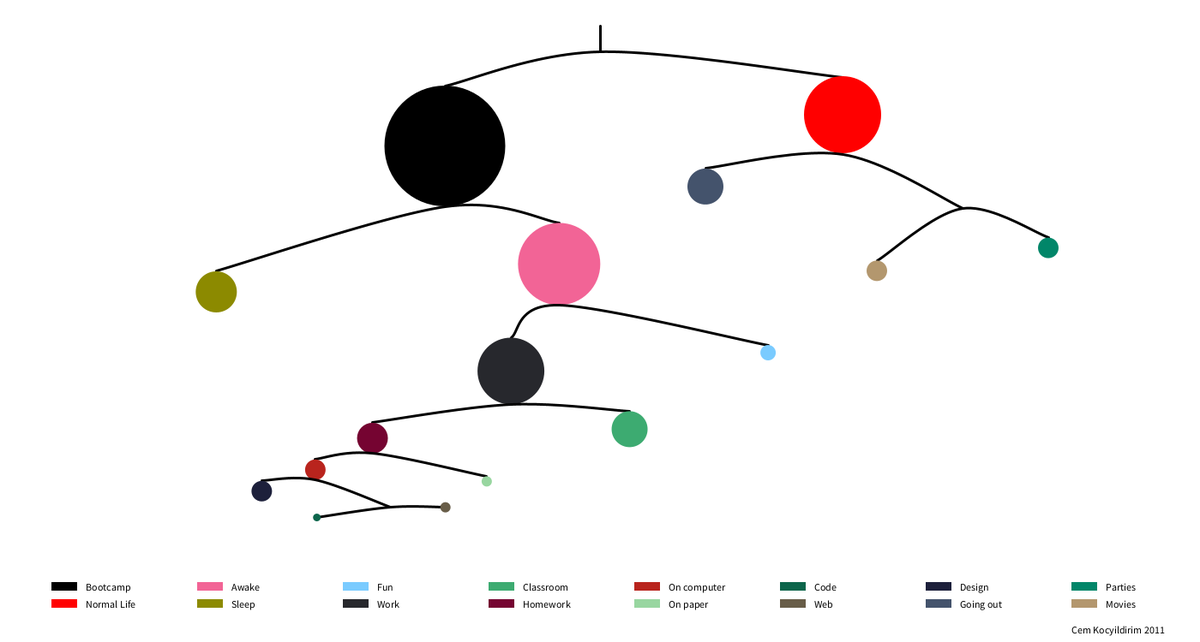
Frame 1 (no input)
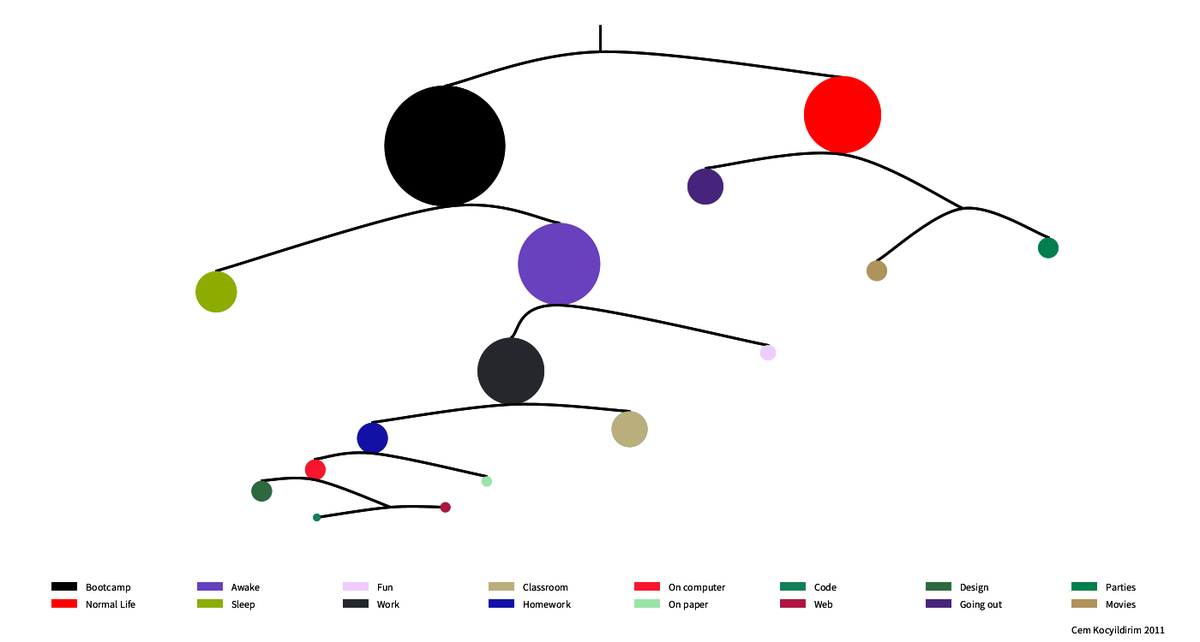
Frame 2 (the mouse pressed at the canvas centre, redrawn once)

The Processing sketch that drew these frames (run headless with seeded random() and noise(); the mouse was pressed at the canvas centre and the sketch redrawn once):

// Processing sketch: processing_34133
// ── processing_34133.pde

float sleep=8;
float work=13;
float code=1.5;
float web=2;
float computer=4;
float classroom=7;
float go_out=7;
float party=4;
float movie=4;
int p=2;                 //coefficient
int k=6;                 // coef.
float x;                 //to make things easier  curve vertex first
float y;                 //to make things easier
float x2;                //to make things easier  curve vertex last
float y2;                //to make things easier     

float xx;               // Normal life part variables
float yy;
float xx2;
float yy2;

float homework=work-classroom;
float design=homework-code-web;
float paper=homework-computer;
float awake=24-sleep;
float fun=awake-work;

float aw=random(0,30);
float sl=random(50,150);
float wo=random(0,40);
float fu=random(30,100);

float cl=random(25);
float ho=random(25);
float co=random(15);
float pa=random(10,40);
float cod=random(15,30);
float we=random(10,30);
float des=random(5);

float par=random(60,90);
float go=random(10,30);
float mo=random(20,50);


void setup() {
  size(1400,750);
  background(255);
  smooth();
  noLoop();
}

void draw() {
 strokeWeight(3);
 stroke(0);
 line(width/2,30,width/2,60); 
 noFill();
 beginShape();
 curveVertex(width/2-181,100);
 curveVertex(width/2-181,100);
 curveVertex(width/2,60);
 curveVertex(width/2+283,90);
 curveVertex(width/2+283,90);
 endShape();
// line(width/2+283,120,width/2+283,120+50);
// line(width/2-181,170,width/2-181,170+50);
noStroke();
fill (0,0,0);
  ellipse(width/2-181,100+70.5/2*p,70.5*p,70.5*p);   //Black Bootcamp Circle
fill(255,0,0);  
  rect(100-40,height-50,30,10);
  ellipse(width/2+283,90+45/2*p,45*p,45*p);
  graph_key();
  println(randomY(0,120));
  
  
 ///////////////////...........................................................AWAKE and SLEEP
   noFill();
   stroke(0);
   x=width/2-181+xbig(awake,sleep,400) ;
   y=100+70.5*p+aw ;
   x2=width/2-181-xsmall(awake,sleep,400);
   y2=100+70.5*p+sl ;
   beginShape();                           //Draw AWAKE of Bootcamp
   curveVertex(x,y);
   curveVertex(x,y);
   curveVertex(width/2-181,100+70.5*p);
   curveVertex(x2,y2);
   curveVertex(x2,y2);
   endShape(); 
   fill(140,random(125,255),0);
   noStroke();
 //  ellipse(width/2-181+xbig(awake,sleep,400),100+70.5*p+aw+awake*k/2,awake*k,awake*k);
   ellipse(width/2-181-xsmall(awake,sleep,400),100+70.5*p+sl+sleep*k/2,sleep*k,sleep*k);
   rect(100-40+170,height-50,30,10);
   fill(random(256),random(0,255),random(150,205));
//   ellipse(width/2-181-xsmall(awake,sleep,400),100+70.5*p+sl+sleep*k/2,sleep*k,sleep*k);
   ellipse(width/2-181+xbig(awake,sleep,400),100+70.5*p+aw+awake*k/2,awake*k,awake*k);
   rect(100-40+170,height-70,30,10);
   
  ///////////////////............................................................ WORK and FUN 

   noFill();
   stroke(0);
   x2=x+xsmall(work,fun,300);
   y2=y+awake*k+fu;
   x=x-xbig(work,fun,300);
   y=y+awake*k+wo;
  
   beginShape();                         
   curveVertex(x,y);
   curveVertex(x,y);
   curveVertex(x+xbig(work,fun,300),y-wo);
   curveVertex(x2,y2);
   curveVertex(x2,y2);
   endShape(); 
   noStroke();
   fill(random(7,140),random(0,100),45);
   ellipse(x,y+work*k/2,work*k,work*k);
   rect(100-40+170*2,height-50,30,10);
   fill(random(256),random(200,255),255);
   ellipse(x2,y2+fun*k/2,fun*k,fun*k);
   rect(100-40+170*2,height-70,30,10);
   
  
///////////////////............................................................ CLASSROOM and HOMEWORK 

   noFill();
   stroke(0);
   x2=x+xsmall(homework,classroom,300);
   y2=y+work*k+ho;
   x=x-xbig(homework,classroom,300);
   y=y+work*k+cl;
  
   beginShape();                         
   curveVertex(x,y);
   curveVertex(x,y);
   curveVertex(x+xbig(homework,classroom,300),y-cl);
   curveVertex(x2,y2);
   curveVertex(x2,y2);
   endShape(); 
   noStroke();
   fill(random(7,140),random(0,100),random(45,190));
   ellipse(x,y+homework*k/2,homework*k,homework*k);
   rect(100-40+170*3,height-50,30,10);
   fill(random(256),random(170,230),random(0,150));
   ellipse(x2,y2+classroom*k/2,classroom*k,classroom*k);
   rect(100-40+170*3,height-70,30,10);   
  
  
  
  ///////////////////............................................................ COMPUTER and PAPER

   noFill();
   stroke(0);
   x2=x+xsmall(computer,paper,200);
   y2=y+homework*k+pa;
   x=x-xbig(computer,paper,200);
   y=y+homework*k+co;
  
   beginShape();                         
   curveVertex(x,y);
   curveVertex(x,y);
   curveVertex(x+xbig(computer,paper,200),y-co);
   curveVertex(x2,y2);
   curveVertex(x2,y2);
   endShape(); 
   noStroke();
   fill(random(140,180),random(200,256),random(90,180));
 //  ellipse(x,y+computer*k/2,computer*k,computer*k);
   ellipse(x2,y2+paper*k/2,paper*k,paper*k);
   rect(100-40+170*4,height-50,30,10);
   fill(random(156,256),random(12,40),random(0,75));
 //  ellipse(x2,y2+paper*k/2,paper*k,paper*k);
   ellipse(x,y+computer*k/2,computer*k,computer*k);
   rect(100-40+170*4,height-70,30,10); 



  ///////////////////............................................................DESIGN and (CODE and WEB)
  
   noFill();
   stroke(0);
   x2=x+xsmall((web+code),design,150);
   y2=y+computer*k+(we+cod);
   x=x-xbig((web+code),design,150);
   y=y+computer*k+des;
  
   beginShape();                         
   curveVertex(x,y);
   curveVertex(x,y);
   curveVertex(x+xbig((web+code),design,150),y-des);
   curveVertex(x2,y2);
   curveVertex(x2,y2);
   endShape(); 
   noStroke();
   fill(random(0,26),random(100,150),random(70,130));
  // ellipse(x2,y2+design*k/2,design*k,design*k);
 //  rect(100-40+170*6,height-50,30,10);
  // rect(100-40+170*6,height-70,30,10); 
   fill(random(0,200),random(12,120),random(50,75));
  ellipse(x,y+computer*k/2,computer*k,computer*k);
  rect(100-40+170*6,height-70,30,10); 
  
  

 ///////////////////............................................................ CODE and WEB
  
   noFill();
   stroke(0);
 //  x2=x+xsmall(web,code,150);
 //  y2=y+computer*k+cod;
   x=x-xbig(web,code,150);
   y=y+computer*k+we;
  
   beginShape();                         
   curveVertex(x2-xsmall(web,code,150),y2+we);
   curveVertex(x2-xsmall(web,code,150),y2+we);
   curveVertex(x2,y2);
   curveVertex(x2+xbig(web,code,150),y2);
   curveVertex(x2+xbig(web,code,150),y2);
   endShape(); 
   noStroke();
   fill(random(0,26),random(100,150),random(70,130));
   ellipse(x2-xsmall(web,code,150),y2+we,code*k,code*k);
 //  rect(100-40+170*6,height-50,30,10);
   rect(100-40+170*5,height-70,30,10); 
   fill(random(0,200),random(12,120),random(50,75));
   ellipse(x2+xbig(web,code,150),y2,web*k,web*k);
   rect(100-40+170*5,height-50,30,10); 
   
   
  ///////////////////............................................................GO_OUT and (PARTY and MOVIE)
  
   noFill();
   stroke(0);
   xx=width/2+283;
   yy=90+45*p;
   xx2=xx+xsmall(go_out,(party+movie),300);
   yy2=yy+par/2+mo;
  
   beginShape();                         
   curveVertex(xx-xbig(go_out,(party+movie),300),yy+go);
   curveVertex(xx-xbig(go_out,(party+movie),300),yy+go);
   curveVertex(xx,yy);
   curveVertex(xx2,yy2);
   curveVertex(xx2,yy2);
   endShape(); 
   noStroke();
   fill(random(50,78),random(33,100),random(100,230));
   ellipse(xx-xbig(go_out,(party+movie),300),yy+go+go_out/2*k,go_out*k,go_out*k);
   rect(100-40+170*6,height-50,30,10);
  // rect(100-40+170*6,height-70,30,10); 
   fill(random(0,200),random(12,120),random(50,75));
 // ellipse(x,y+computer*k/2,computer*k,computer*k);
 // rect(100-40+170*6,height-70,30,10); 
   
  ///////////////////............................................................PARTY and MOVIE

   noFill();
   stroke(0);
   xx=xx2;
   yy=yy2;
  
   beginShape();                         
   curveVertex(xx-xbig(party,movie,200),yy+par);
   curveVertex(xx-xbig(party,movie,200),yy+par);
   curveVertex(xx2,yy2);
   curveVertex(xx2+xsmall(party,movie,200),yy2+mo);
   curveVertex(xx2+xsmall(party,movie,200),yy2+mo);
   endShape(); 
   noStroke();
   fill(random(0,26),random(100,150),random(70,130));
   ellipse(xx2+xsmall(party,movie,200),yy2+mo+party/2*k,party*k,party*k);
//   rect(100-40+170*6,height-50,30,10);
   rect(100-40+170*7,height-70,30,10); 
   fill(random(150,200),random(100,180),random(50,120));
   ellipse(xx-xbig(party,movie,200),yy+par+movie/2*k,movie*k,movie*k);
   rect(100-40+170*7,height-50,30,10);
  
   
}
 
  
  
  
  
  
void graph_key () {
 fill(0);
 rect(100-40,height-70,30,10);
 text("Bootcamp",100,height-60); 
 text("Normal Life",100,height-40);
 text("Awake",100+170, height-60);
 text("Sleep",100+170, height-40);
 text("Fun",100+2*170,height-60); 
 text("Work",100+2*170,height-40); 
 text("Classroom",100+3*170,height-60); 
 text("Homework",100+3*170,height-40); 
 text("On computer",100+4*170,height-60); 
 text("On paper",100+4*170,height-40); 
 text("Code",100+5*170,height-60); 
 text("Web",100+5*170,height-40); 
 text("Design",100+6*170,height-60); 
 text("Going out",100+6*170,height-40); 
 text("Parties",100+7*170,height-60); 
 text("Movies",100+7*170,height-40); 
 text("Cem Kocyildirim 2011",width-150,height-10);

}


float randomY (int range1, int range2) {
  float x=random(range1,range2);
  return (x);
  
}

float xbig (float big, float small,float line_length) {
  float xbig=  line_length*small/(small+big);
  println(xbig);
  return(xbig);
}

float xsmall (float big, float small, float line_length) {
 float xsmall= line_length*big/(small+big);
 return (xsmall);
}
